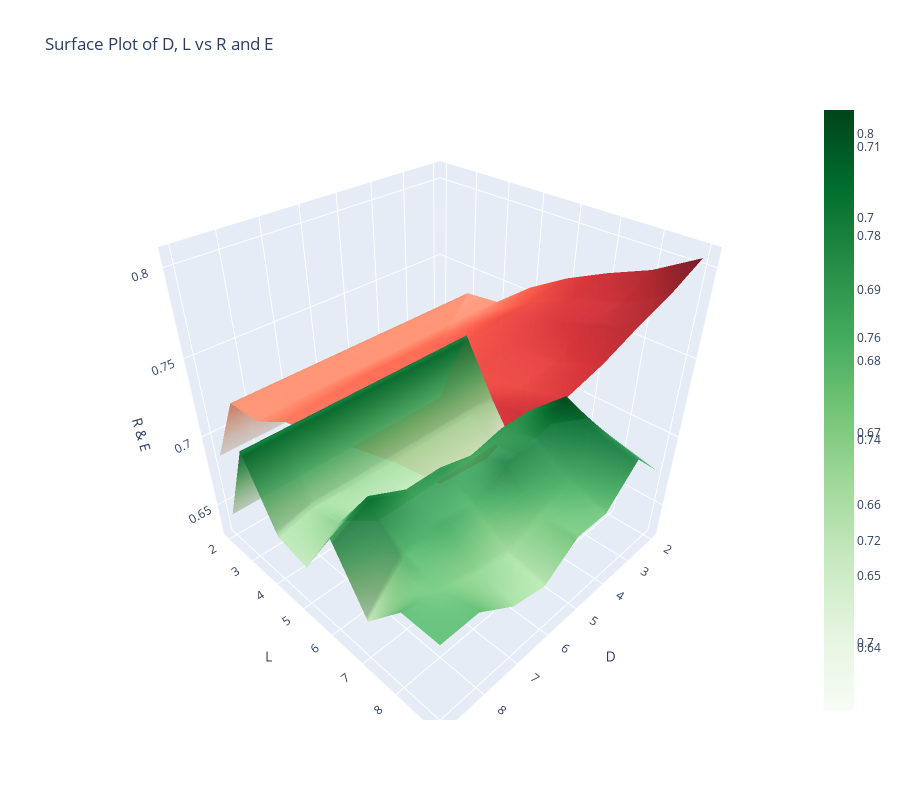

Write notebook code for a chart like this one.
### Code cell
import pandas as pd
import numpy as np
import plotly.graph_objects as go

# Example DataFrame with 361 rows
# df = pd.DataFrame({
#     'depth': range(1, 362),  # Column 'D' with 361 values from 1 to 361
#     'leaves': range(10, 372),  # Column 'L' with 361 values from 10 to 370
#     'train': [x * 0.1 for x in range(1, 362)],  # Column 'R' (just an example calculation)
#     '': [x * 0.2 for x in range(1, 362)]   # Column 'E' (just an example calculation)
# })

# Create a grid of D and L for surface plotting
D_values = np.unique(df['depth'])  # Unique D values
L_values = np.unique(df['leaves'])  # Unique L values

# Create meshgrid for the surface plot
D_grid, L_grid = np.meshgrid(D_values, L_values)

# Interpolate R and E values on the grid (assuming you want a surface for R and E)
# Reshape data to match the meshgrid shape
R_grid = np.reshape(df['train'].values, (len(L_values), len(D_values)))
E_grid = np.reshape(df['test'].values, (len(L_values), len(D_values)))

# Create 3D surface plot for R
fig = go.Figure()

# Surface plot for R values (red)
fig.add_trace(go.Surface(
    z=R_grid,
    x=D_grid,
    y=L_grid,
    colorscale='reds',
    opacity=0.9,
    showscale=True,
    name='R surface'
))

# Surface plot for E values (green)
fig.add_trace(go.Surface(
    z=E_grid,
    x=D_grid,
    y=L_grid,
    colorscale='greens',
    opacity=0.9,
    showscale=True,
    name='E surface'
))

# Set titles and axis labels
fig.update_layout(
    title="Surface Plot of D, L vs R and E",
    scene=dict(
        xaxis_title='D',
        yaxis_title='L',
        zaxis_title='R & E'
    ),
    legend=dict(x=0.1, y=0.9),
    width = 900,
    height = 800
)

# Show the plot
fig.show()

### Figure 1 — Plotly figure (JSON) as saved in the notebook; plotly's stock layout.template omitted (floating-point values rounded to 4 significant figures)
{"data": [{"colorscale": [[0, "rgb(255,245,240)"], [0.125, "rgb(254,224,210)"], [0.25, "rgb(252,187,161)"], [0.375, "rgb(252,146,114)"], [0.5, "rgb(251,106,74)"], [0.625, "rgb(239,59,44)"], [0.75, "rgb(203,24,29)"], [0.875, "rgb(165,15,21)"], [1, "rgb(103,0,13)"]], "name": "R surface", "opacity": 0.9, "showscale": true, "type": "surface", "x": [[2, 3, 4, 5, 6, 7, 8, 9], [2, 3, 4, 5, 6, 7, 8, 9], [2, 3, 4, 5, 6, 7, 8, 9], [2, 3, 4, 5, 6, 7, 8, 9], [2, 3, 4, 5, 6, 7, 8, 9], [2, 3, 4, 5, 6, 7, 8, 9], [2, 3, 4, 5, 6, 7, 8, 9], [2, 3, 4, 5, 6, 7, 8, 9]], "y": [[2, 2, 2, 2, 2, 2, 2, 2], [3, 3, 3, 3, 3, 3, 3, 3], [4, 4, 4, 4, 4, 4, 4, 4], [5, 5, 5, 5, 5, 5, 5, 5], [6, 6, 6, 6, 6, 6, 6, 6], [7, 7, 7, 7, 7, 7, 7, 7], [8, 8, 8, 8, 8, 8, 8, 8], [9, 9, 9, 9, 9, 9, 9, 9]], "z": [[0.6868, 0.6868, 0.6868, 0.6868, 0.6868, 0.6868, 0.6868, 0.6868], [0.7346, 0.7346, 0.7346, 0.7346, 0.7346, 0.7346, 0.7346, 0.7346], [0.7374, 0.7374, 0.7374, 0.7374, 0.7374, 0.7374, 0.7374, 0.736], [0.7556, 0.7514, 0.7514, 0.7514, 0.7514, 0.7514, 0.75, 0.7486], [0.7697, 0.7654, 0.7654, 0.7626, 0.757, 0.757, 0.7556, 0.7542], [0.7809, 0.7753, 0.7725, 0.7683, 0.7654, 0.7626, 0.7598, 0.7612], [0.7907, 0.7809, 0.7795, 0.7697, 0.7669, 0.7725, 0.7683, 0.7683], [0.8048, 0.7949, 0.7879, 0.7795, 0.7739, 0.7795, 0.7697, 0.7725]]}, {"colorscale": [[0, "rgb(247,252,245)"], [0.125, "rgb(229,245,224)"], [0.25, "rgb(199,233,192)"], [0.375, "rgb(161,217,155)"], [0.5, "rgb(116,196,118)"], [0.625, "rgb(65,171,93)"], [0.75, "rgb(35,139,69)"], [0.875, "rgb(0,109,44)"], [1, "rgb(0,68,27)"]], "name": "E surface", "opacity": 0.9, "showscale": true, "type": "surface", "x": [[2, 3, 4, 5, 6, 7, 8, 9], [2, 3, 4, 5, 6, 7, 8, 9], [2, 3, 4, 5, 6, 7, 8, 9], [2, 3, 4, 5, 6, 7, 8, 9], [2, 3, 4, 5, 6, 7, 8, 9], [2, 3, 4, 5, 6, 7, 8, 9], [2, 3, 4, 5, 6, 7, 8, 9], [2, 3, 4, 5, 6, 7, 8, 9]], "y": [[2, 2, 2, 2, 2, 2, 2, 2], [3, 3, 3, 3, 3, 3, 3, 3], [4, 4, 4, 4, 4, 4, 4, 4], [5, 5, 5, 5, 5, 5, 5, 5], [6, 6, 6, 6, 6, 6, 6, 6], [7, 7, 7, 7, 7, 7, 7, 7], [8, 8, 8, 8, 8, 8, 8, 8], [9, 9, 9, 9, 9, 9, 9, 9]], "z": [[0.6425, 0.6425, 0.6425, 0.6425, 0.6425, 0.6425, 0.6425, 0.6425], [0.7039, 0.7039, 0.7039, 0.7039, 0.7039, 0.7039, 0.7039, 0.7039], [0.6648, 0.6648, 0.6648, 0.6648, 0.6648, 0.6648, 0.6648, 0.6592], [0.6313, 0.6536, 0.6536, 0.6536, 0.6536, 0.6536, 0.6704, 0.6536], [0.6704, 0.6927, 0.6927, 0.6872, 0.6927, 0.6927, 0.7039, 0.6927], [0.6872, 0.7151, 0.6983, 0.6983, 0.6816, 0.6872, 0.6816, 0.6536], [0.6816, 0.7039, 0.6872, 0.676, 0.6648, 0.6704, 0.676, 0.6816], [0.676, 0.6983, 0.676, 0.676, 0.6592, 0.6648, 0.6816, 0.6816]]}], "layout": {"height": 800, "legend": {"x": 0.1, "y": 0.9}, "scene": {"xaxis": {"title": {"text": "D"}}, "yaxis": {"title": {"text": "L"}}, "zaxis": {"title": {"text": "R & E"}}}, "title": {"text": "Surface Plot of D, L vs R and E"}, "width": 900}}
